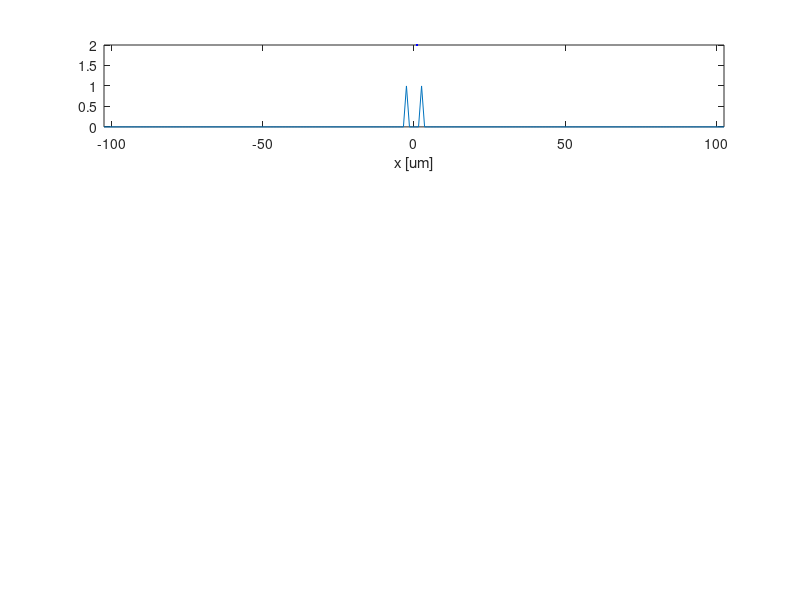

This chart was generated by the following MATLAB code: (Note: this script raises an error after producing the figure.)

% close all
numberOfSlits = [2, 3, 10, 30];
numberOfSlitElements = length(numberOfSlits);
delta_x = 2e-6;
padding = zeros(100, 1);
colorList = ["black", "cyan", "yellow", "magenta"];
discretisationFrequency = 5;   % if even symmetric fft, otherwise not

for i = 1:numberOfSlitElements
    slitPositions = zeros((numberOfSlits(i) - 1) * discretisationFrequency, 1);
    intervalLength = length(slitPositions);
    for j = 1:(numberOfSlits(i) * discretisationFrequency)
        if mod(j - 1, discretisationFrequency) == 0
            slitPositions(j) = 1;
        end
    end
    slitPositions = [padding' slitPositions' padding']';
    freqStep = discretisationFrequency / length(slitPositions);
    if mod(numberOfSlits(i), 2) == 0
        xVector = (-(length(padding) + intervalLength / 2): ...
            (length(padding) + intervalLength / 2));
        N = length(slitPositions) / 2 + 1;
    else
        xVector = (-(length(padding) + intervalLength / 2): ...
            (length(padding) + intervalLength / 2));
        N = length(slitPositions) / 2 + 1;
    end
    
    figure(1)
    hold on
    subplot(numberOfSlitElements, 1, i)
    plot(xVector, slitPositions, linewidth=2, color=colorList(i))
    xlabel("x [um]")
    xlim([min(xVector), max(xVector)])
    sgt = sgtitle("Slit position");
    sgt.FontSize = 22;
    figure(2)
    spectralFunction = abs(fft(slitPositions));
    spectralFunction = fftshift(spectralFunction);
    spectralFunction = spectralFunction / max(spectralFunction);
    xVector = xVector * 1e-2;
    subplot(numberOfSlitElements, 1, i)
    plot(xVector, spectralFunction, linewidth=2, color=colorList(i))
%     xlim([-1, 1])
    label = strcat('Slits: ', num2str(numberOfSlits(i)));
    legend(label)
    sgt = sgtitle("Spectral Function");
    sgt.FontSize = 22;
    
    binVector = linspace(0, freqStep * N, length(slitPositions));
    binVector = binVector - (freqStep * N / 2);
    figure(4)
    subplot(numberOfSlitElements, 1, i)
    plot(binVector, spectralFunction, linewidth=2, color=colorList(i))
%     xlim([-1, 1])
    sgt = sgtitle("Spectral Function");
    sgt.FontSize = 22;
    label = strcat('Slits: ', num2str(numberOfSlits(i)));
    legend(label)
end


